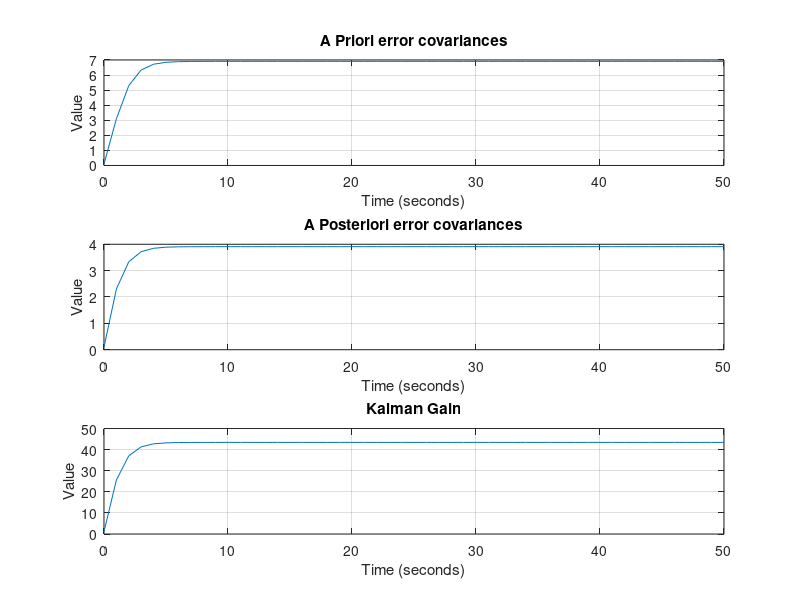
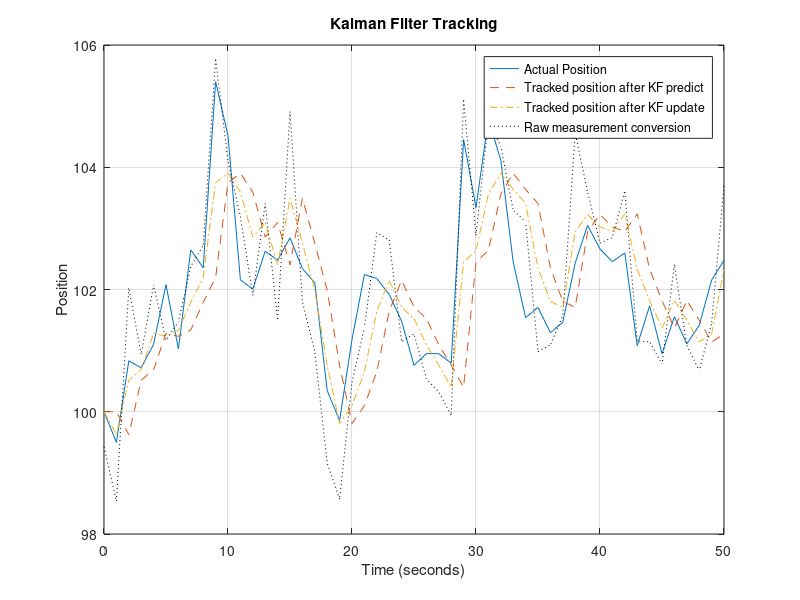

Write MATLAB code to recreate these figures, in order.
%%
%   Author: Yash Bansod
%   Date: 2nd May, 2020  
%   Problem 1 - 1D Kalman Filter
%
% GitHub: <https://github.com/YashBansod>

%% Clear the environment and the command line
clear;
close all;
clc;

%% Define the input parmeters
init_state = 100;               % Initial state
init_cov = 0.1;                 % Initial state covariance
Q = 3;                          % System Process Noise
R = 0.0009;                     % Measurement Noise
delta_t = 1;                    % Delta time
num_steps = 51;                 % Number of time steps (including t=0)

%% Define the environment data
% Define the actual position of the object over time.
X_a = random('Normal', 0, 1, 1, num_steps);
X_a(1) = init_state;
X_a = cumsum(X_a);

% Define the obtained sensor measurements over time.
theta_m = (X_a / init_state) + random('Normal', 0, 0.01, 1, num_steps);
% theta_m(1) = 0;
% theta_m(2) = 0.01;
% theta_m(3) = 0.02;

% Raw conversion of sensor measurement to object state
X_m = theta_m * init_state;

%% Kalman Filter Variables

F = 1;
H = 1/init_state;

X_p = zeros(1, num_steps);
X_p(1) = init_state;

P_p = zeros(1, num_steps);
P_p(1) = init_cov;

X_u = zeros(1, num_steps);
X_u(1) = init_state;

P_u = zeros(1, num_steps);
P_u(1) = init_cov;

K = zeros(1, num_steps);
K(1) = (P_p(1) * H') * inv((H * P_p(1) * H') + R);

%% Kalman Filter Loop

for step = 2:num_steps
    
    % Prediction Stage
    X_p(step) = F * X_u(step - 1);
    P_p(step) = (F * P_u(step - 1) * F') + Q;
    
    % Update Stage
    K(step) = (P_p(step) * H') * inv((H * P_p(step) * H') + R);
    X_u(step) = X_p(step) + (K(step) * (theta_m(step) - H * X_p(step)));
    P_u(step) = P_p(step) - (K(step) * H * P_p(step));
    
end

%% Plot the results
time_line = 0:delta_t:(num_steps - 1)* delta_t;

figure(1);
subplot(3, 1, 1)
plot(time_line, P_p);
grid on;
title('A Priori error covariances');
xlabel('Time (seconds)');
ylabel('Value');

subplot(3, 1, 2)
plot(time_line, P_u);
grid on;
title('A Posteriori error covariances');
xlabel('Time (seconds)');
ylabel('Value');

subplot(3, 1, 3)
plot(time_line, K);
grid on;
title('Kalman Gain');
xlabel('Time (seconds)');
ylabel('Value');


figure(2);
plot(time_line, X_a);
hold on;
grid on;
plot(time_line, X_p, '--');
plot(time_line, X_u, '-.');
plot(time_line, X_m, ':', 'Color', 'k');
title('Kalman Filter Tracking');
xlabel('Time (seconds)');
ylabel('Position');
legend('Actual Position', 'Tracked position after KF predict', ...
        'Tracked position after KF update', 'Raw measurement conversion');
